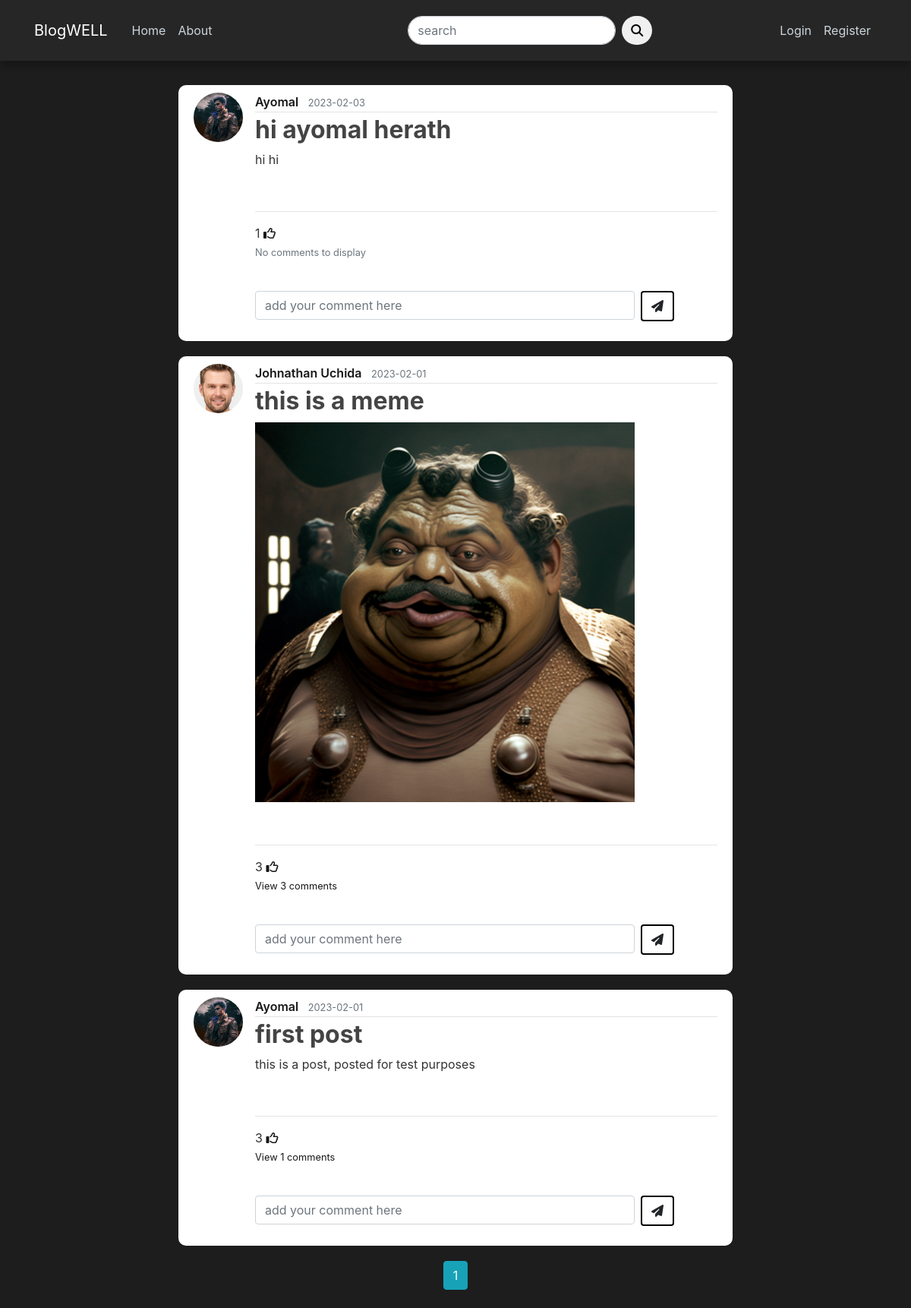
The page /home on the database its author committed.
### blog/models.py (models this page shows, shortened)
class Post(db.Model):
    __table_args__ = (CheckConstraint('hate_percentage >= 0.0 and hate_percentage <= 1.0'),)
    id = db.Column(db.Integer, primary_key=True)
    title = db.Column(db.String(100), nullable=False)
    date_posted = db.Column(db.DateTime, nullable=False, default=datetime.utcnow)
    content = db.Column(db.Text, nullable=False)
    post_image = db.Column(db.String(200), nullable=True)
    user_id = db.Column(db.Integer, db.ForeignKey('user.id'), nullable=False)
    comments = db.relationship('Comment', backref='post', lazy=True)
    likes = db.relationship('Like', backref='Post', lazy=True)
    hate_percentage = db.Column(db.Float, nullable=False, server_default='0.0')
    reports = db.relationship('Reports', backref='Post', lazy=True)

class User(db.Model, UserMixin):
    id = db.Column(db.Integer, primary_key=True)
    username = db.Column(db.String(20), unique=True, nullable=False)
    email = db.Column(db.String(120), unique=True, nullable=False)
    image_file = db.Column(db.String(20), nullable=False, default='default.jpg')
    password = db.Column(db.String(60), nullable=False)
    posts = db.relationship('Post', backref='author', lazy=True)
    comments = db.relationship('Comment', backref='author', lazy=True)
    is_admin = db.Column(db.Boolean, default=False)
    likes = db.relationship('Like', backref='author', lazy=True)
    reports = db.relationship('Reports', backref='author', lazy=True)

### blog/main/routes.py (the view)
@main.route("/")
@main.route("/home")
def home():
    page = request.args.get('page', 1, type=int)
    posts = Post.query.order_by(Post.date_posted.desc()).paginate(page=page, per_page=5)#pagination and post order
    return render_template('home.html', posts=posts)

### blog/users/forms.py
class SearchForm(FlaskForm):
    searched = StringField('search', validators=[DataRequired()])
    submit = SubmitField('Submit')

### blog/users/routes.py (called while the page is built)
@app.context_processor
def home():
    form = SearchForm()
    return dict(form=form)

### blog/templates/home.html (shortened to what this page needs)
{% extends "layout.html" %}
{% block content %}
    {% for post in posts.items %}
        <article class="media content-section">
            <img src="{{ url_for('static', filename='profile_pics/' + post.author.image_file)}}" class="rounded-circle article-img" alt="">
            <div class="media-body">
            <div class="article-metadata">
                <a class="mr-2 uname" href="{{url_for('users.user_posts', username=post.author.username )}}">{{ post.author.username }}</a>
                <small class="text-muted">{{ post.date_posted.strftime('%Y-%m-%d') }}</small>
            </div>
            <h2><a class="article-title font-weight-bold" href="{{ url_for('posts.post', post_id=post.id)}}">{{ post.title }}</a></h2>
            {% if post.post_image %}
                <div class="post-pic"><img src="{{url_for('static', filename = 'post_images/' + post.post_image)}}" alt="" height="auto" width="500px"></div>
            {% else %}
                <div><p class="article-content">{{ post.content }}</p></div>
            {% endif %}
            <br><hr>
             <div>
                {{post.likes|length}}
                {% if current_user in post.likes|map(attribute="author")|list %}
                    <a href="/like-post/{{post.id}}"><i class="fa-solid fa-thumbs-up"></i></a>
                {% else %}
                    <a href="/like-post/{{post.id}}"><i class="fa-regular fa-thumbs-up"></i></a>
                {% endif %}
            </div>
            <p class="card-text">
                {% if post.comments|length > 0 %}
                <a data-toggle="collapse" href="#comments-{{post.id}}" role="button" aria-expanded="false">
                    <small>View {{post.comments|length }} comments</small>
                </a>
                {% else%}
                <small class="text-muted">No comments to display</small>
                {% endif %}
            </p>
            <br>
            <form action="/comment/{{post.id}}" class="input-group mb-3" method="POST">
                <div class="mr-2">
                    <input type="text" name="text" id="text" class="form-control" placeholder="add your comment here" style="width: 500px;"/>
                </div>
                <div>
                    <button type="submit" class="btn btn-rounded" style="border: 2px solid black;"><i class="fa-solid fa-paper-plane"></i></button>
                </div>
            </form>
            </div>
        </article>
    {% endfor %}
    <div class="pagi_btn text-center">
        {% for page_num in posts.iter_pages(left_edge=1, right_edge=1, left_current=1, right_current=2) %}
            {% if page_num %}
                {% if posts.page == page_num %}
                    <a href="{{ url_for('main.home', page=page_num )}}" class="btn btn-info mb-4">{{ page_num }}</a>
                {% else %}
                    <a href="{{ url_for('main.home', page=page_num )}}" class="btn btn-outline-info mb-4">{{ page_num }}</a>
                {% endif %}
            {% endif %}
        {% endfor %}
    </div>
{% endblock content %}

### blog/templates/layout.html (shortened to what this page needs)
<!DOCTYPE html>
<html lang="en">
<head>
     <link rel="stylesheet" href="https://cdn.jsdelivr.net/npm/bootstrap@4.3.1/dist/css/bootstrap.min.css">
     <link rel="stylesheet" type="text/css" href="{{ url_for('static', filename='main.css') }}">
     <link rel="stylesheet" href="https://cdnjs.cloudflare.com/ajax/libs/font-awesome/6.2.0/css/all.min.css" />
</head>
<body>
    <header class="site-header">
        <nav class="navbar navbar-expand-md navbar-dark bg-steel fixed-top">
          <div class="container">
            <a class="navbar-brand mr-4" href="/home">BlogWELL</a>
            <div class="collapse navbar-collapse" id="navbarToggle">
              <div class="navbar-nav mr-auto">
                {% if current_user.is_admin == True %}
                  <a class="nav-item nav-link" href="{{url_for('main.home')}}">Home</a>
                  <a class="nav-item nav-link" href="{{url_for('main.about')}}">About</a>
                  <a class="nav-item nav-link" href="/admin">Admin</a>
                {% else %}
                  <a class="nav-item nav-link" href="{{url_for('main.home')}}">Home</a>
                  <a class="nav-item nav-link" href="{{url_for('main.about')}}">About</a>
                {% endif %}
              </div>
              <form action="{{ url_for('users.search') }}" method="POST">
                <div class="input-group">
                  <div class="form-outline">
                    <input type="search" name="searched" id="form1" class="form-control" placeholder="search" />
                  </div>
                  <button type="submit" class="btn btn-primary btn-search">
                    <i class="fas fa-search"></i>
                  </button>
                </div>
              </form>
              <div class="navbar-nav">
                {% if current_user.is_authenticated %}
                  <a class="nav-item nav-link" href="{{url_for('posts.new_post')}}">New Post</a>
                  <a class="nav-item nav-link" href="{{url_for('users.account')}}">Account</a>
                  <a class="nav-item nav-link" href="{{url_for('users.logout')}}">Logout</a>
                {% else %}
                  <a class="nav-item nav-link" href="{{url_for('users.login')}}">Login</a>
                  <a class="nav-item nav-link" href="{{url_for('users.register')}}">Register</a>
                {% endif %}
              </div>
            </div>
          </div>
        </nav>
      </header>
      <main role="main" class="container">
        <div class="row">
          <div class="col-md-8 mx-auto">
            {% block content %}{% endblock %}
          </div>
          </div>
      </main>
</body>
</html>

### blog/static/main.css (style rules this page uses)
body { background: #1d1d1d; color: #333333; margin-top: 7rem; }
h1, h2, h3, h4, h5, h6 { color: #444444; }
a { color: rgb(23, 23, 23); }
.uname { font-weight: 600; }
.bg-steel { background-color: #272626; }
.navbar { height: 5rem; box-shadow: 0 8px 8px 0 rgba(0,0,0,.2); }
.site-header .navbar-nav .nav-link { color: #cbd5db; width: max-content; }
.site-header form { margin-left: 5rem; margin-right: 10rem; }
.site-header .input-group .form-outline .form-control { border-radius: 5rem; }
.site-header .input-group button { margin-left: 0.5rem; background-color: #f0f0f0; border: none; color: #000000; border-radius: 5rem; }
.content-section { background: #ffffff; padding: 10px 20px; border-radius: 10px; margin-bottom: 20px; }
.article-title { color: #444444; }
.article-content { white-space: pre-line; }
.article-img { height: 65px; width: 65px; margin-right: 16px; }
.article-metadata { padding-bottom: 1px; margin-bottom: 4px; border-bottom: 1px solid #e3e3e3 }

### rows shown on the page
Post: image_file (picture), author.username "Ayomal", date_posted "2023-02-03", title "hi ayomal herath", content "hi hi", likes|length "1", shows "No comments to display"
Post: image_file (picture), author.username "Johnathan Uchida", date_posted "2023-02-01", title "this is a meme", post_image (picture), likes|length "3", comments|length "3"
Post: image_file (picture), author.username "Ayomal", date_posted "2023-02-01", title "first post", content "this is a post, posted for test purposes", likes|length "3", comments|length "1"

### other values the page prints
{{ page_num }} "1"
